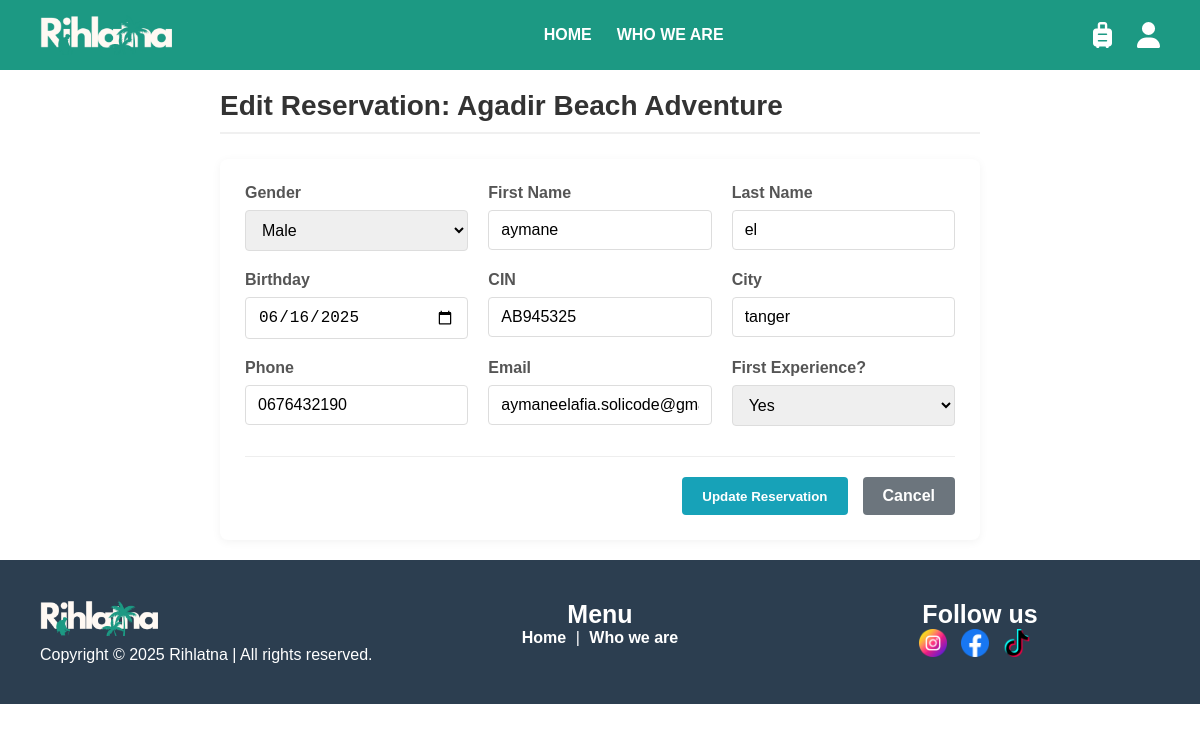
Page /pages/edit_reservation.php?id=2 (signed in) on the earlier database version.
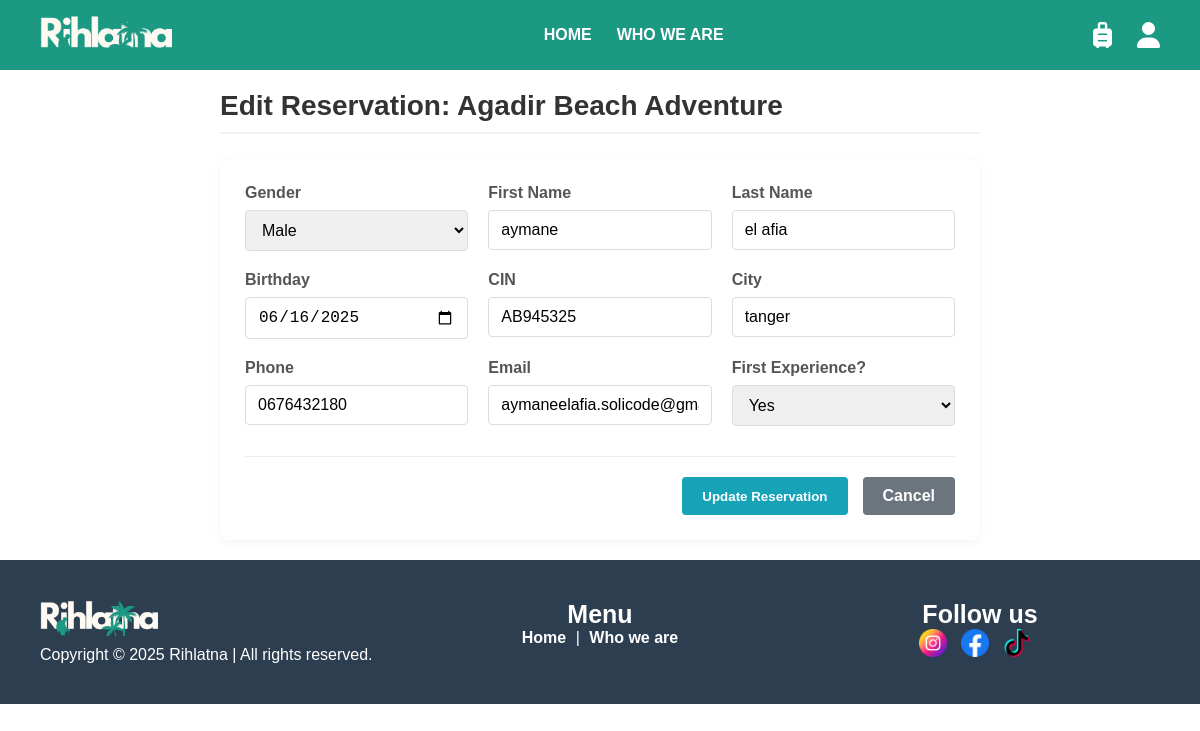
Same page on the later database version.
### tables this page shows
CREATE TABLE `reservations` (
  `reservation_id` int(11) NOT NULL,
  `gender` enum('male','female') NOT NULL,
  `first_name` varchar(100) NOT NULL,
  `last_name` varchar(100) NOT NULL,
  `birthday` date NOT NULL,
  `cin` varchar(20) NOT NULL,
  `city` varchar(100) NOT NULL,
  `phone` varchar(20) NOT NULL,
  `email` varchar(150) NOT NULL,
  `first_experience` tinyint(1) NOT NULL,
  `user_id` int(11) NOT NULL,
  `trip_id` int(11) NOT NULL,
  `status` enum('pending','confirmed','cancelled') DEFAULT 'pending',
  `reservation_date` timestamp NOT NULL DEFAULT current_timestamp()
);

CREATE TABLE `trips` (
  `trip_id` int(11) NOT NULL,
  `title` varchar(100) NOT NULL,
  `price` decimal(10,2) NOT NULL,
  `start_date` date NOT NULL,
  `end_date` date NOT NULL,
  `hiking_level` enum('beginner','advanced') NOT NULL,
  `location` varchar(250) NOT NULL,
  `image_url` varchar(500) NOT NULL,
  `trip_category_id` int(11) NOT NULL
);

### pages/edit_reservation.php (the view, shortened to what this page needs)
<?php
require_once '../includes/pdo.php';
$reservation_id = isset($_GET['id']) ? (int)$_GET['id'] : 0;
$stmt = $pdo->prepare("SELECT r.*, t.title as trip_title
                      FROM reservations r
                      JOIN trips t ON r.trip_id = t.trip_id
                      WHERE r.reservation_id = ? AND r.user_id = ? AND r.status = 'pending'");
$stmt->execute([$reservation_id, $_SESSION['user_id']]);
$reservation = $stmt->fetch();
include '../includes/header.php';
?>
<div class="container">
    <h1>Edit Reservation: <?= htmlspecialchars($reservation['trip_title']) ?></h1>
    <form method="post" class="reservation-form">
        <div class="form-row">
            <div class="form-group">
                <label for="gender">Gender</label>
                <select id="gender" name="gender" required>
                    <option value="male" <?= $reservation['gender'] === 'male' ? 'selected' : '' ?>>Male</option>
                </select>
            </div>
            <div class="form-group">
                <label for="first_name">First Name</label>
                <input type="text" id="first_name" name="first_name"
                       value="<?= htmlspecialchars($reservation['first_name']) ?>" required>
            </div>
            <div class="form-group">
                <label for="last_name">Last Name</label>
                <input type="text" id="last_name" name="last_name"
                       value="<?= htmlspecialchars($reservation['last_name']) ?>" required>
            </div>
        </div>
        <div class="form-row">
            <div class="form-group">
                <label for="birthday">Birthday</label>
                <input type="date" id="birthday" name="birthday"
                       value="<?= htmlspecialchars($reservation['birthday']) ?>" required>
            </div>
            <div class="form-group">
                <label for="cin">CIN</label>
                <input type="text" id="cin" name="cin"
                       value="<?= htmlspecialchars($reservation['cin']) ?>" required>
            </div>
            <div class="form-group">
                <label for="city">City</label>
                <input type="text" id="city" name="city"
                       value="<?= htmlspecialchars($reservation['city']) ?>" required>
            </div>
        </div>
        <div class="form-row">
            <div class="form-group">
                <label for="phone">Phone</label>
                <input type="tel" id="phone" name="phone"
                       value="<?= htmlspecialchars($reservation['phone']) ?>" required>
            </div>
            <div class="form-group">
                <label for="email">Email</label>
                <input type="email" id="email" name="email"
                       value="<?= htmlspecialchars($reservation['email']) ?>" required>
            </div>
            <div class="form-group">
                <label for="first_experience">First Experience?</label>
                <select id="first_experience" name="first_experience" required>
                    <option value="1" <?= $reservation['first_experience'] ? 'selected' : '' ?>>Yes</option>
                </select>
            </div>
        </div>
        <div class="form-actions">
            <button type="submit" class="btn btn-edit">Update Reservation</button>
            <a href="reservations.php" class="btn btn-secondary">Cancel</a>
        </div>
    </form>
</div>
<?php include '../includes/footer.php'; ?>

Differences in the rows shown:
changed reservations "Male": last_name "el" → "el afia"; phone "0676432190" → "0676432180"
